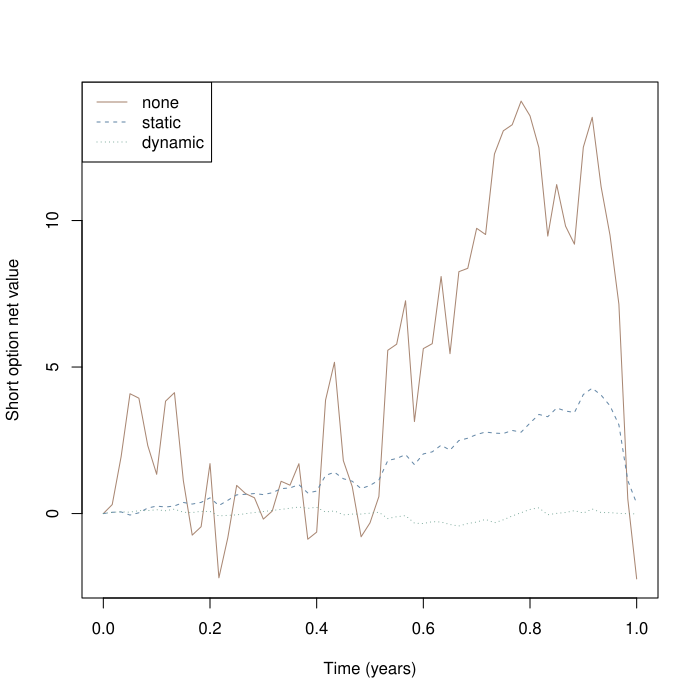

Generate this figure with R:
pdf('tests/bs-round3/case-9-full.pdf')
# 一份教学欧式期权对应一单位标的；卖出一份，非真实市场预测
# [parameters] 定价与路径波动率一致；允许卖空、分数持仓，无交易成本
S0 <- 100; K <- 100; T <- 1; r <- -0.08; q <- 0.1; sigma <- 0.2
N <- 60; interval <- 1; seed <- 2027; type <- "P"
# [validation] 与网页使用同一教学域；不截断超域价格
stopifnot(all(is.finite(c(S0,K,T,r,q,sigma,N,interval,seed))), S0>=.01, S0<=1e5, K>=.01, K<=1e5,
          T>0, T<=10, r >= -0.1, r<=.3, q>=0, q<=1, sigma>=0, sigma<=2,
          N>=1, N<=504, N==floor(N), interval>=1, interval<=504, interval==floor(interval),
          seed>=0, seed<=2147483646, seed==floor(seed), type %in% c("C","P"))
# [delta] 带连续股息的 BS 价格、Delta；到期直接使用支付函数
option <- function(S, tau) {
  if(tau==0) return(c(price=if(type=="C") max(S-K,0) else max(K-S,0), delta=NA_real_, gamma=NA_real_))
  A <- S*exp(-q*tau); D <- K*exp(-r*tau)
  if(sigma==0) {
    if(A==D) stop("Zero volatility kink: Delta is not unique")
    d <- as.numeric(A>D)
    return(c(price=if(type=="C") max(A-D,0) else max(D-A,0), delta=exp(-q*tau)*(d-if(type=="P") 1 else 0), gamma=0))
  }
  d1 <- (log(S/K)+(r-q+sigma^2/2)*tau)/(sigma*sqrt(tau)); d2 <- d1-sigma*sqrt(tau)
  price <- if(type=="C") max(0,A-D,A*pnorm(d1)-D*pnorm(d2)) else max(0,D-A,D*pnorm(-d2)-A*pnorm(-d1))
  delta <- exp(-q*tau)*(pnorm(d1)-if(type=="P") 1 else 0)
  c(price=price, delta=delta, gamma=exp(-q*tau)*dnorm(d1)/(S*sigma*sqrt(tau)))
}
# [path] Park-Miller + Box-Muller，与网页相同的可复现教学随机数
normal_draws <- function(seed, n) {
  state <- seed %% 2147483646 + 1
  uniform <- function() { state <<- (state*16807) %% 2147483647; state/2147483647 }
  vapply(seq_len(n), function(i) sqrt(-2*log(uniform()))*cos(2*pi*uniform()), numeric(1))
}
dt <- T/N
Z <- normal_draws(seed,N)
spots <- numeric(N+1); spots[1] <- S0
for(i in seq_len(N)) spots[i+1] <- spots[i]*exp((r-q-sigma^2/2)*dt+sigma*sqrt(dt)*Z[i])
stopifnot(length(spots)==N+1, spots[1]==S0, all(is.finite(spots)), all(spots>=.01 & spots<=1e5))
# [time] 期末tau严格为0；三种策略共享同一条路径与同一权利金
values <- t(vapply(0:N,function(i) option(spots[i+1], T*(N-i)/N), numeric(3)))
premium <- values[1,"price"]
run_strategy <- function(strategy) {
  # [initial] 权利金支付股票成本，余款为现金；允许负现金（借款）
  holding <- if(strategy=="none") 0 else values[1,"delta"]
  cash <- premium-holding*S0
  rows <- data.frame(i=0,t=0,tau=T,S=S0,price=premium,delta=values[1,"delta"],gamma=values[1,"gamma"],
    oldHolding=0,holding=holding,quantity=holding,cashBefore=premium,interest=0,dividend=0,
    tradeCash=-holding*S0,cash=cash,net=holding*S0+cash-premium,netDelta=holding-values[1,"delta"],rebalance=FALSE,settlement=0)
  for(i in seq_len(N)) {
    # [interest] 先按连续复利更新现金账户，负现金承担利息
    oldHolding <- holding; interest <- cash*expm1(r*dt)
    # [dividend] 左端点矩形近似，股息期末入账；空头为支出，不额外复利
    dividend <- oldHolding*q*spots[i]*dt
    cashBefore <- cash+interest+dividend
    # [trade] 仅动态策略在约定时点调仓；到期不再构造Delta
    rebalance <- strategy=="dynamic" && i<N && i %% interval==0
    if(rebalance) holding <- values[i+1,"delta"]
    quantity <- holding-oldHolding
    tradeCash <- -quantity*spots[i+1]
    cash <- cashBefore+tradeCash
    # [net] 卖方组合：股票+现金-期权负债；终点price为真实支付
    net <- holding*spots[i+1]+cash-values[i+1,"price"]
    rows <- rbind(rows,data.frame(i=i,t=i*dt,tau=T*(N-i)/N,S=spots[i+1],price=values[i+1,"price"],
      delta=values[i+1,"delta"],gamma=values[i+1,"gamma"],oldHolding=oldHolding,holding=holding,quantity=quantity,
      cashBefore=cashBefore,interest=interest,dividend=dividend,tradeCash=tradeCash,cash=cash,net=net,
      netDelta=if(i==N) NA_real_ else holding-values[i+1,"delta"],rebalance=rebalance,settlement=0))
  }
  rows
}
results <- lapply(c("none","static","dynamic"),run_strategy)
names(results) <- c("none","static","dynamic")
errors <- vapply(results,function(x) tail(x$net,1),numeric(1))
# [settle] 终点表格为清算前账户；卖出所有股票并支付期权后，现金等于净误差
settlement <- lapply(results,function(x) {
  last <- x[nrow(x),]; c(stockLiquidation=last$holding*last$S, optionPayment=-last$price,
    cashBefore=last$cash, finalCash=last$cash+last$holding*last$S-last$price, finalHolding=0)
})
print(errors, digits=12)
print(tail(results$dynamic,3), digits=10)
# [validation] 逐期对账与自融资验证
for(x in results) {
  stopifnot(abs(x$net[1])<1e-8)
  stopifnot(max(abs(x$cash-x$cashBefore-x$tradeCash))<1e-7)
  stopifnot(max(abs(x$net-(x$holding*x$S+x$cash-x$price)))<1e-7)
  stopifnot(max(abs(diff(x$cash)-x$interest[-1]-x$dividend[-1]-x$tradeCash[-1]))<1e-7)
}
# [plot] 相同路径上的三策略；单条路径误差不保证随调仓频率单调改善
matplot((0:N)*dt,do.call(cbind,lapply(results,function(x) x$net)),type="l",lty=1:3,
        col=c("#a98773","#6689a8","#659b8a"),xlab="Time (years)",ylab="Short option net value")
legend("topleft",legend=names(results),lty=1:3,col=c("#a98773","#6689a8","#659b8a"))
# RStudio实践：保持N、seed与其他参数不变，只修改interval后整段重跑。
# 比较errors和逐期账户；更频繁调仓不保证本路径误差单调下降或盈利。

for(k in names(results)) write.table(results[[k]],file=paste0('tests/bs-round3/case-9-full-',k,'.csv'),row.names=FALSE,quote=FALSE,sep=',',na='NA')
dev.off()
